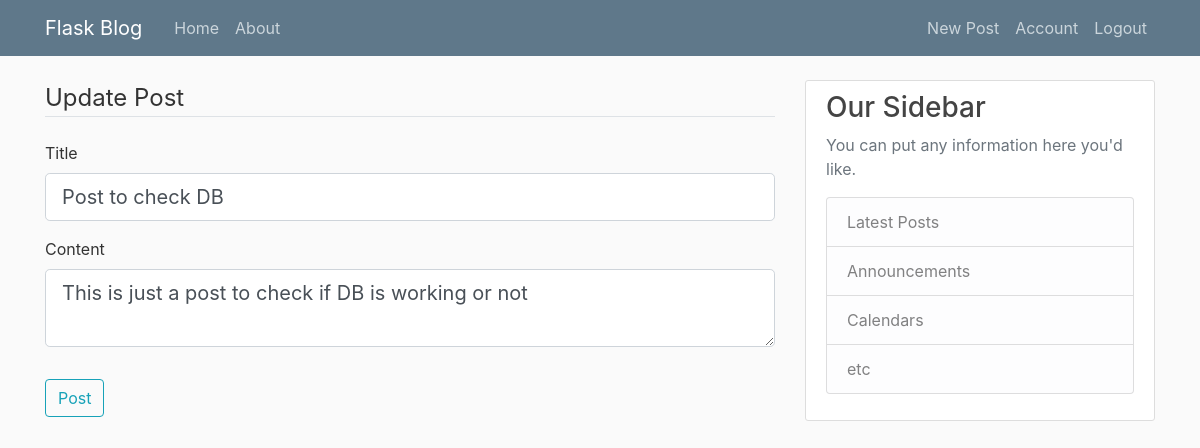
Screenshot of /post/9/update (signed in) with the database file from the repository.
### blogApp/models.py (models this page shows, shortened)
class Post(db.Model):
    id = db.Column(db.Integer, primary_key = True)
    title = db.Column(db.String(100), nullable = False)
    date_posted = db.Column(db.DateTime, nullable = False, default=datetime.now)
    content = db.Column(db.Text, nullable = False)
    user_id = db.Column(db.Integer, db.ForeignKey('user.id'), nullable = False)

### blogApp/posts/routes.py (the view)
@login_required
@posts.route('/post/<int:postID>/update', methods = ['GET', 'POST'])
def updatePost(postID):
    post = Post.query.get_or_404(postID)
    if post.author!=current_user:
        abort(403)
    form = PostForm()
    if form.validate_on_submit():
        post.title = form.title.data
        post.content = form.content.data
        db.session.commit()
        flash('Your post has been updated!', 'success')
        return redirect(url_for('posts.post', postID = post.id))
    elif request.method == 'GET':
        form.title.data = post.title
        form.content.data = post.content
    return render_template('createPost.html', title = 'Update Post',
                           legend = 'Update Post', form = form)

### blogApp/posts/forms.py
class PostForm(FlaskForm):
    title=StringField('Title', validators=[DataRequired()])
    content = TextAreaField('Content', validators=[DataRequired()])
    submit = SubmitField('Post')

### blogApp/models.py (called while the page is built)
@login_manager.user_loader
def load_user(user_id):
    return User.query.get(int(user_id))

### blogApp/templates/createPost.html (shortened to what this page needs)
{% extends 'layout.html' %}
{% block content %}
    <div class="content">
        <form method="POST" action="">
            <fieldset class="form-group">
                <legend class="border-bottom mb-4">{{ legend }}</legend>
                <div class="form-group">
                    {{ form.title.label(class="form-control-label") }}
                    {% if form.title.errors %}
                        {{ form.title(class="form-control form-control-lg is-invalid") }}
                        <div class = "invalid-feedback">
                            {% for error in form.title.errors%}
                                <span>{{ error }}</span>
                            {% endfor %}
                        </div>
                    {% else %}
                        {{ form.title(class="form-control form-control-lg") }}
                    {% endif %}
                </div>
                <div class="form-group">
                    {{ form.content.label(class="form-control-label") }}
                    {% if form.content.errors %}
                        {{ form.content(class="form-control form-control-lg is-invalid") }}
                        <div class = "invalid-feedback">
                            {% for error in form.content.errors%}
                                <span>{{ error }}</span>
                            {% endfor %}
                        </div>
                    {% else %}
                        {{ form.content(class="form-control form-control-lg") }}
                    {% endif %}
                </div>
            </fieldset>
            <div class="form-group">
                {{ form.submit(class="btn btn-outline-info")}}
            </div>
        </form>
    </div>
{% endblock content%}

### blogApp/static/main.css (style rules this page uses)
body { background: #fafafa; color: #333333; margin-top: 5rem; }

### rows the page displays
Post: title "Post to check DB", content "This is just a post to check if DB is working or not"

### other values shown
{{ legend }} "Update Post"
